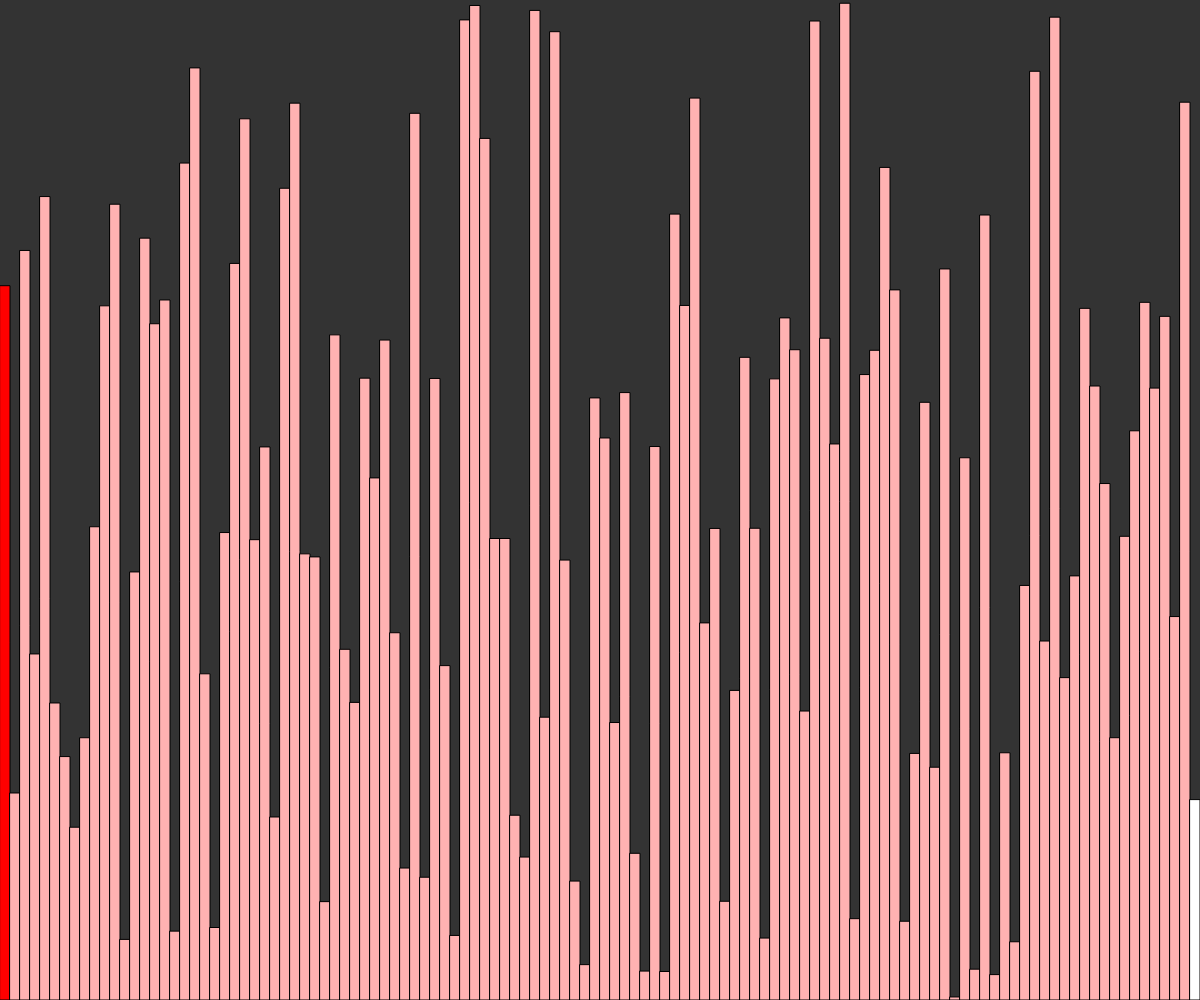
Frame 1 (no input)
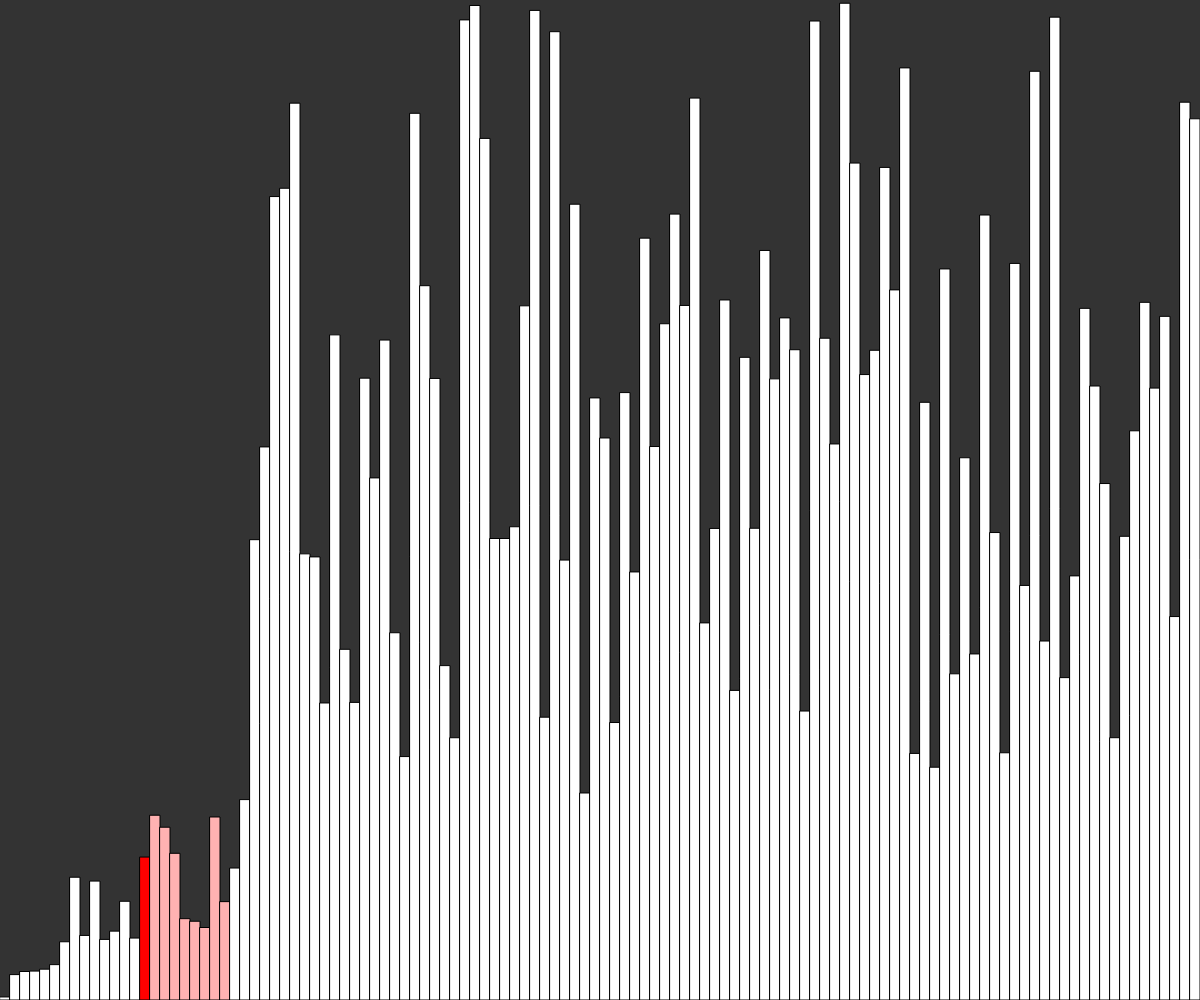
Frame 60 (no input)
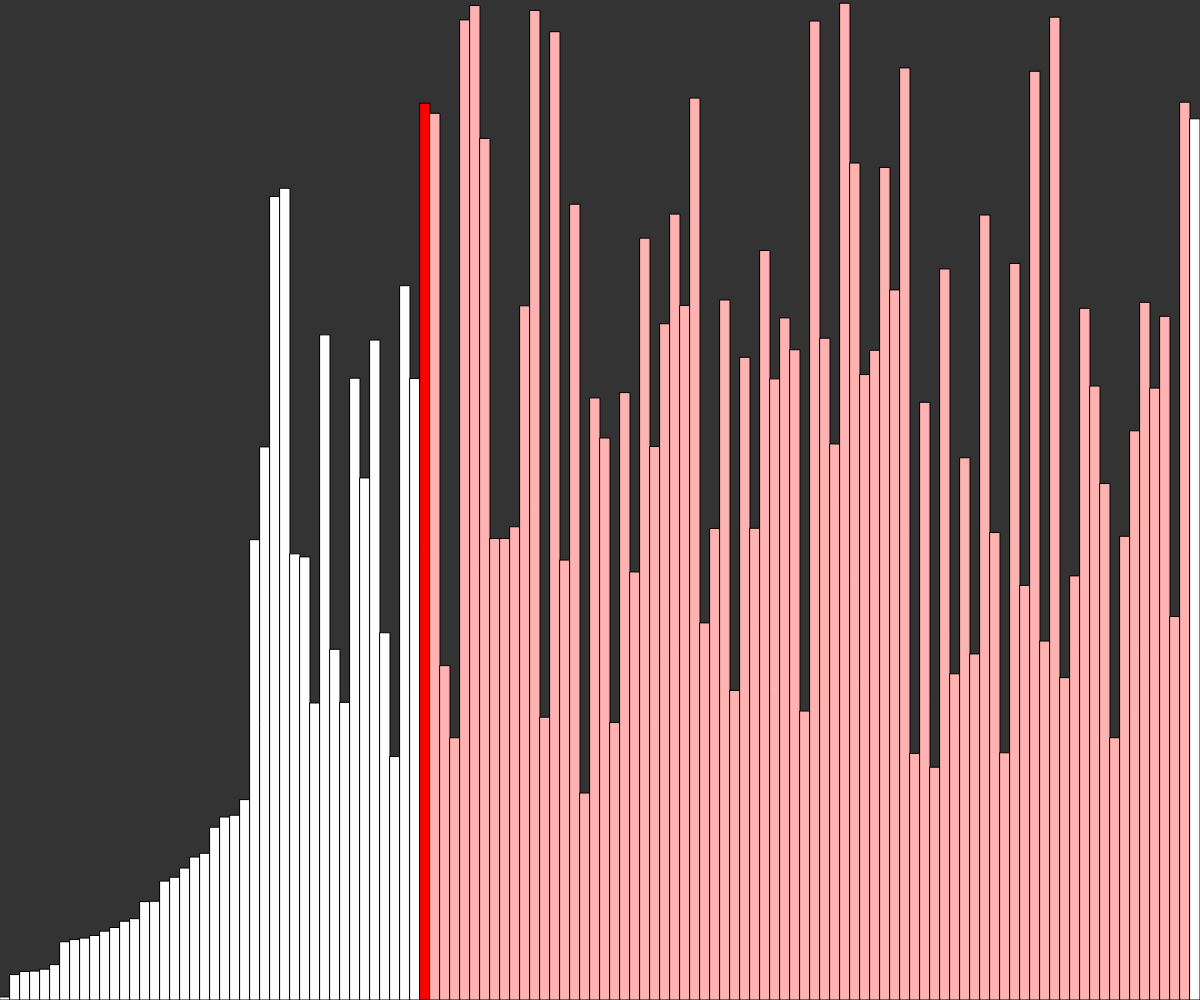
Frame 120 (the mouse pressed at the canvas centre since frame 60)

The p5.js sketch that drew these frames (run headless with seeded random() and noise() and a simulated clock; from frame 60 on, the mouse is pressed at the canvas centre):

// p5.js sketch
// ── sketch.js
//LOMUTO PARTITION SCHEME
//the idea is we select a pivotIndex and a pivotValue
//and check if the element is less than pivotValue
//if it is then swap the element at i with the pivotIndex
//and increment the pivotIndex for further recursive calls
let values = [];
let w = 10;
let states = [];

function setup() {
  createCanvas(windowWidth, windowHeight);
  values = new Array(floor(width / w));
  for (let i = 0; i < values.length; i++) {
    values[i] = random(height);
    states[i] = -1;  
  }
  frameRate = 5;
  quickSort(values, 0, values.length - 1);
}

//quick sort function
async function quickSort(arr, start, end) {
  if (start >= end) {
    return;
  }

  let index = await partition(arr, start, end);
  states[index] = -1;

  Promise.all([
    await quickSort(arr, start, index - 1),
    await quickSort(arr, index + 1, end),
  ]);
}

//partition function (finding the pivot and sort)
async function partition(arr, start, end) {
  for (let i = start; i < end; i++) {
    states[i] = 1;
  }
  let pivotIndex = start;
  let pivotValue = arr[end];
  states[pivotIndex] = 0;
  for (let i = start; i < end; i++) {
    if (arr[i] < pivotValue) {
      await swap(arr, i, pivotIndex);
      states[pivotIndex] = -1;
      pivotIndex++;
      states[pivotIndex] = 0;
    }
  }
  await swap(arr, pivotIndex, end);
  for (let i = start; i < end; i++) {
    if (i != pivotIndex) {
      states[i] = -1;
    }
  }
  return pivotIndex;
}

// draw function
function draw() {
  background(51);

  for (let i = 0; i < values.length; i++) {
    stroke(0);
    fill(255);
    if (states[i] === 0) {
      fill('#ff0000');
    } else if (states[i] === 1) {
      fill('#ffb2b2');
    } else {
      fill(255);
    }
    rect(i * w, height - values[i], w, values[i]);
  }
}

//swap function
async function swap(arr, a, b) {
  await sleep(30);
  let temp = arr[a];
  arr[a] = arr[b];
  arr[b] = temp;
}

function sleep(ms) {
  return new Promise((resolve) => setTimeout(resolve, ms));
}

// ── style.css
html,
body {
  margin: 0;
  padding: 0;
}
canvas {
  display: block;
}

@media only screen and (max-width: 768px) {
  /* For mobile phones: */
  [body] {
    width: 100%;
  }
}
